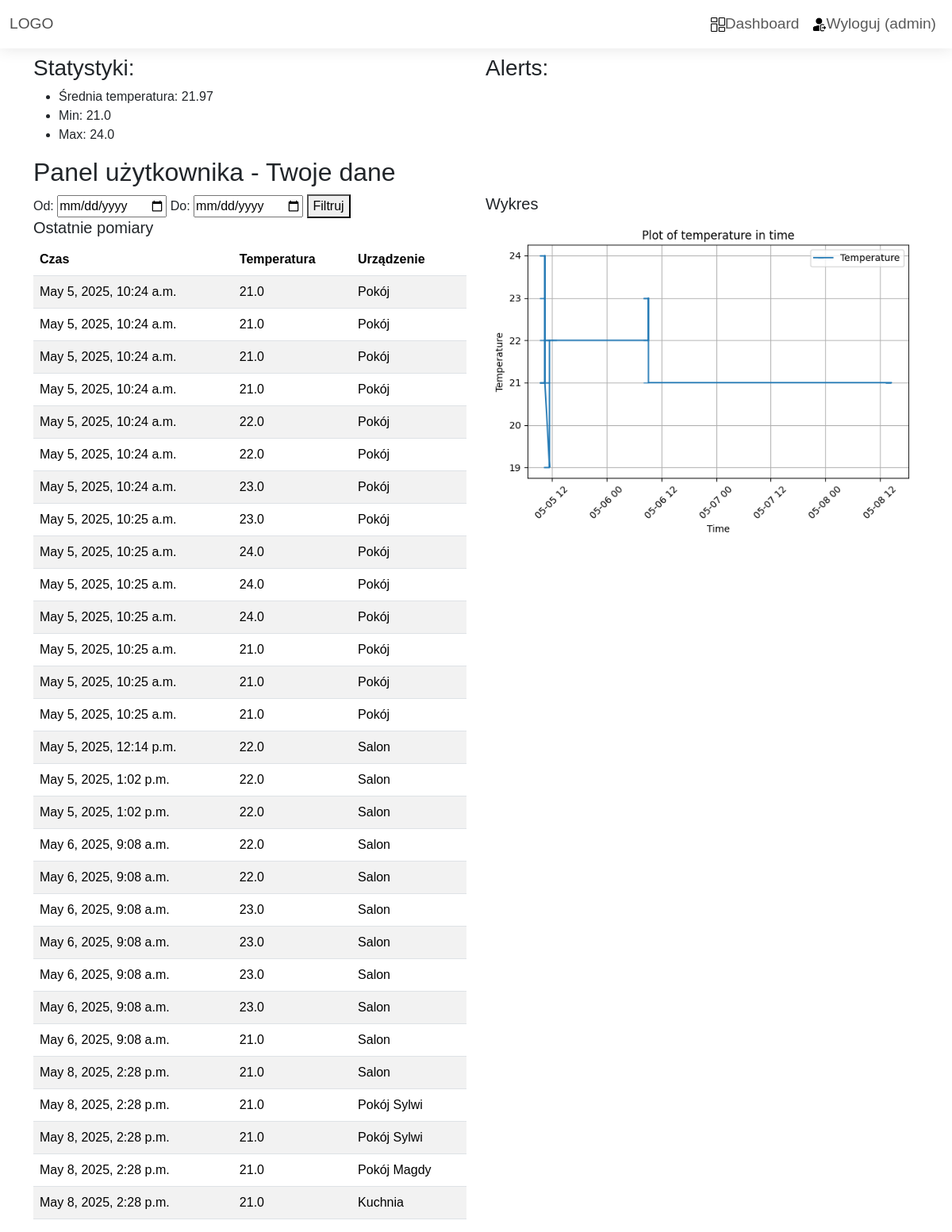
The page /dashboard/ (signed in) on the database its author committed.
### EspDashboardApp/models.py (models this page shows)
class receivedData(models.Model):
    device_name = models.ForeignKey(receivedDevice, on_delete=models.CASCADE)
    temperature = models.FloatField()
    timestamp = models.DateTimeField(auto_now_add=True)

class receivedDevice(models.Model):
    device_name = models.CharField(max_length=20)
    owner = models.ForeignKey(User, on_delete=models.CASCADE, related_name='devices')
    def __str__(self):
        return self.device_name

### EspDashboardApp/views.py (the view)
# urls.py: path('dashboard/',views.user_dashboard,name='dashboard'),
def user_dashboard(request):
    user = request.user
    user = User.objects.get(username=user)
    try:
        devices = receivedDevice.objects.filter(owner=user)
    except receivedDevice.DoesNotExist:
        return render(request, 'dashboard.html', {'': ''}) # todo create dashboard for empty data
    data = receivedData.objects.filter(device_name__in=devices)
    if not data.exists():
        return render(request, 'dashboard.html', {'': ''})
    if not user.is_authenticated:
        return redirect('login')
    start_date = request.GET.get('start_date')
    end_date = request.GET.get('end_date')
    if start_date and end_date:
        start_date = datetime.strptime(start_date, "%Y-%m-%d").date()
        end_date = datetime.strptime(end_date, "%Y-%m-%d").date()
        data = data.annotate(date_only=TruncDate('timestamp'))
        data = data.filter(date_only__range=[start_date,end_date])
    stats = data.aggregate(
        avg_temp = Avg("temperature",default=0),
        max_temp=Max("temperature"),
        min_temp = Min("temperature")
    )
    alerts_triggered = []
    for device in devices:
        alerts = Alert.objects.filter(device=device)
        for alert in alerts:
            if data.filter(device_name=device, temperature__gte=alert.temperature_threshold).exists():
                alerts_triggered.append(f"Alert dla {device.device_name}: {alert.message}")
    context = {
        'data':data,
        "stats":stats,
        "start_date":start_date,
        "end_date":end_date,
        'alerts':alerts_triggered
    }
    return render(request, 'dashboard.html',context)

### EspDashboardApp/templates/dashboard.html (shortened to what this page needs)
{% load static %}
<!DOCTYPE html>
<html>
<head>
    <link href="https://cdn.jsdelivr.net/npm/bootstrap@5.3.2/dist/css/bootstrap.min.css" rel="stylesheet">
      <link rel="stylesheet" href="{% static 'EspDashboardApp/css/style.css' %}">
</head>
<body>
<nav class="navbar navbar-expand-lg  navbar-custom">
  <div class="container-fluid">
    <a class="logo" href="{% url 'startupPage' %}">LOGO</a>
    <div class="collapse navbar-collapse">
      <ul class="navbar-nav ms-auto">
        {% if user.is_authenticated %}
          <li class="nav-item">
            <a class="nav-link" href="{% url 'dashboard' %}"><img src="{% static 'EspDashboardApp/icons/dashboard.png'%}" height="18em">Dashboard</a>
          </li>
          <li class="nav-item">
            <a class="nav-link" href="{% url 'logout' %}"><img src="{% static 'EspDashboardApp/icons/logout.png'%}" height="18em">Wyloguj ({{ user.username }})</a>
          </li>
        {% endif %}
      </ul>
    </div>
  </div>
</nav>
<div class="container mt-2">
  <div class="row">
    <div class="col-md-6">
        <h3>Statystyki:</h3>
        <ul>
            <li>Średnia temperatura: {{ stats.avg_temp|floatformat:2 }}</li>
            <li>Min: {{ stats.min_temp|default:"-" }}</li>
            <li>Max: {{ stats.max_temp|default:"-" }}</li>
        </ul>
    </div>
    <div class="col-md-6">
      <h3> Alerts: </h3>
    </div>
  </div>
</div>
<div class="container">
  <h2>Panel użytkownika - Twoje dane</h2>
  <div class="row">
    <div class="col-md-6">
        <form method="get">
          <label>Od:</label>
          <input type="date" name="start_date" value="{{ start_date }}">
          <label>Do:</label>
          <input type="date" name="end_date" value="{{ end_date }}">
          <button type="submit">Filtruj</button>
        </form>
      <h5>Ostatnie pomiary</h5>
      <table class="table table-striped">
        <thead>
          <tr>
            <th>Czas</th>
            <th>Temperatura</th>
            <th>Urządzenie</th>
          </tr>
        </thead>
        <tbody>
          {% for item in data %}
            <tr>
              <td>{{ item.timestamp }}</td>
              <td>{{ item.temperature }}</td>
              <td>{{ item.device_name }}</td>
            </tr>
          {% endfor %}
        </tbody>
      </table>
    </div>
    <div class="col-md-6">
      <h5>Wykres</h5>
      <img src="{% url 'plot_view' %}" alt="Wykres" class="img-fluid">
    </div>
  </div>
</div>
</body>
</html>

### EspDashboardApp/static/EspDashboardApp/css/style.css (style rules this page uses)
* { font-family:sans-serif; }
a { text-decoration:none; color: #4F4F4F; }
.navbar-custom { box-shadow: 0 1px 20px 0 rgba(0, 0, 0, .1); background:rgba(255, 255, 255, 0.95); color: #4F4F4F; font-size:1.2em; }

### rows shown on the page
receivedData: timestamp "May 5, 2025, 10:24 a.m.", temperature "21.0", device_name "Pokój"
receivedData: timestamp "May 5, 2025, 10:24 a.m.", temperature "21.0", device_name "Pokój"
receivedData: timestamp "May 5, 2025, 10:24 a.m.", temperature "21.0", device_name "Pokój"
receivedData: timestamp "May 5, 2025, 10:24 a.m.", temperature "21.0", device_name "Pokój"
receivedData: timestamp "May 5, 2025, 10:24 a.m.", temperature "22.0", device_name "Pokój"
receivedData: timestamp "May 5, 2025, 10:24 a.m.", temperature "22.0", device_name "Pokój"
receivedData: timestamp "May 5, 2025, 10:24 a.m.", temperature "23.0", device_name "Pokój"
receivedData: timestamp "May 5, 2025, 10:25 a.m.", temperature "23.0", device_name "Pokój"
receivedData: timestamp "May 5, 2025, 10:25 a.m.", temperature "24.0", device_name "Pokój"
receivedData: timestamp "May 5, 2025, 10:25 a.m.", temperature "24.0", device_name "Pokój"
receivedData: timestamp "May 5, 2025, 10:25 a.m.", temperature "24.0", device_name "Pokój"
receivedData: timestamp "May 5, 2025, 10:25 a.m.", temperature "21.0", device_name "Pokój"
receivedData: timestamp "May 5, 2025, 10:25 a.m.", temperature "21.0", device_name "Pokój"
receivedData: timestamp "May 5, 2025, 10:25 a.m.", temperature "21.0", device_name "Pokój"
receivedData: timestamp "May 5, 2025, 12:14 p.m.", temperature "22.0", device_name "Salon"
receivedData: timestamp "May 5, 2025, 1:02 p.m.", temperature "22.0", device_name "Salon"
receivedData: timestamp "May 5, 2025, 1:02 p.m.", temperature "22.0", device_name "Salon"
receivedData: timestamp "May 6, 2025, 9:08 a.m.", temperature "22.0", device_name "Salon"
receivedData: timestamp "May 6, 2025, 9:08 a.m.", temperature "22.0", device_name "Salon"
receivedData: timestamp "May 6, 2025, 9:08 a.m.", temperature "23.0", device_name "Salon"
receivedData: timestamp "May 6, 2025, 9:08 a.m.", temperature "23.0", device_name "Salon"
receivedData: timestamp "May 6, 2025, 9:08 a.m.", temperature "23.0", device_name "Salon"
receivedData: timestamp "May 6, 2025, 9:08 a.m.", temperature "23.0", device_name "Salon"
receivedData: timestamp "May 6, 2025, 9:08 a.m.", temperature "21.0", device_name "Salon"
receivedData: timestamp "May 8, 2025, 2:28 p.m.", temperature "21.0", device_name "Salon"
receivedData: timestamp "May 8, 2025, 2:28 p.m.", temperature "21.0", device_name "Pokój Sylwi"
receivedData: timestamp "May 8, 2025, 2:28 p.m.", temperature "21.0", device_name "Pokój Sylwi"
receivedData: timestamp "May 8, 2025, 2:28 p.m.", temperature "21.0", device_name "Pokój Magdy"
receivedData: timestamp "May 8, 2025, 2:28 p.m.", temperature "21.0", device_name "Kuchnia"

### other values the page prints
{{ user.username }} "admin"
{{ stats.avg_temp|floatformat:2 }} "21.97"
{{ stats.min_temp|default:"-" }} "21.0"
{{ stats.max_temp|default:"-" }} "24.0"
